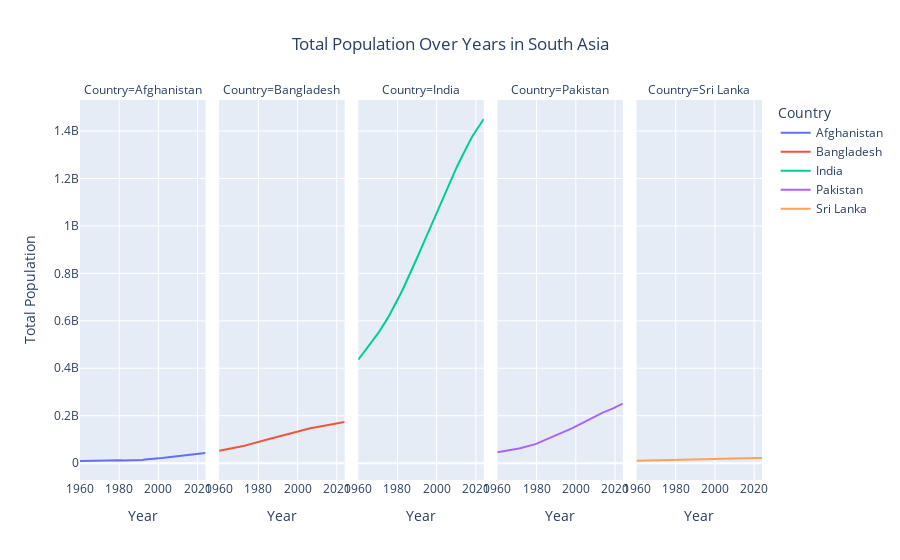

Notebook source saved alongside this figure:
### Code cell
# Line plot using years as x-axis and total population as y-axis

fig = px.line(df, x='Year', y='total_population', color='Country',
                    facet_col='Country',
                 title='Total Population Over Years in South Asia',
                 labels={'total_population': 'Total Population', 'Year': 'Year'})
fig.update_layout(title_x=0.5, xaxis_title='Year', yaxis_title='Total Population')
fig.show()
